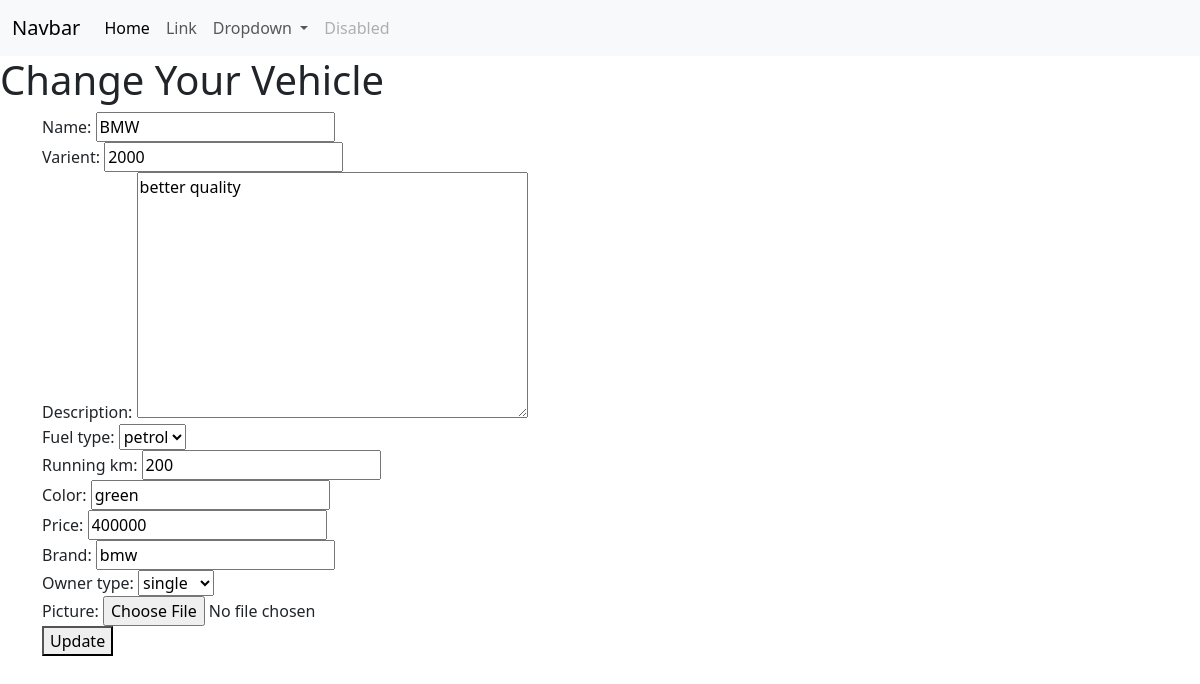
Screenshot of /vehicle/5/change/ with the database file from the repository.
### store/models.py (models this page shows, shortened)
class Vehicle(models.Model):
    name=models.CharField(max_length=200)
    varient=models.CharField(max_length=200)
    description=models.TextField()
    fuel_options=(
        ("petrol","petrol"),
        ("CNG","CNG"),
        ("EV","EV"),
        ("diesel","diesel")
    )
    fuel_type=models.CharField(max_length=200,choices=fuel_options,default="petrol")
    running_km=models.PositiveIntegerField()
    color=models.CharField(max_length=200)
    price=models.PositiveIntegerField()
    brand=models.CharField(max_length=200)
    owner_options=(
        ("single","single"),
        ("second","second"),
        ("other","other")
    )
    owner_type=models.CharField(max_length=200,choices=owner_options,default="single")
    picture=models.ImageField(upload_to="vehicle_images",null=True)

### store/views.py (the view, shortened to what this page needs)
# urls.py: path("vehicle/<int:pk>/change/",views.VehicleUpdateView.as_view(),name="vehicle-update")
class VehicleUpdateView(View):
    template_name="vehicle_update.html"
    form_class=VehicleUpdateForm
    def get(self,request,*args,**kwargs):
        id=kwargs.get("pk")
        vehicle_object=Vehicle.objects.get(id=id)
        form_instance=self.form_class(instance=vehicle_object)
        return render(request,self.template_name,{"form":form_instance})

### store/forms.py
class VehicleUpdateForm(forms.ModelForm):
    class Meta:
        model=Vehicle
        fields="__all__"

### store/templates/vehicle_update.html (shortened to what this page needs)
{%extends 'base.html'%}
{%block main_block%}
<h1>Change Your Vehicle</h1>
<div class="container ">
    <form action=""method=post enctype="multipart/form-data">
        {{form}}
        <button type="submit">Update</button>
    </form>
</div>
{%endblock%}

### rows the page displays
Vehicle: name "BMW", varient "2000", description "better quality", fuel_type "petrol", running_km "200", color "green", price "400000", brand "bmw", owner_type "single"
